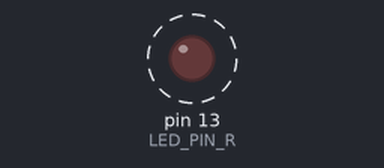
Bench run of a sketch on a simulated Arduino Uno, built with avr-gcc and run on an emulated ATmega328P. Shown: output pins drawn as LEDs (lit = HIGH). Dashed ring = blinking.

Above: at 0.2 s.
Timing chart, 0 to 3.0 s (numbered marks = the images above):
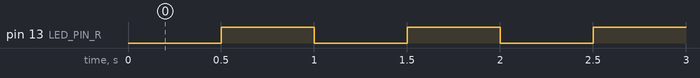

The sketch:

sketch_mar19a.ino
```cpp
#define LED_PIN_R 13
unsigned long previousMillis = 0; // 记录上一次变灯的时间
int state = LOW;          // 记录灯是亮还是灭

void setup() {
  Serial.begin(115200);
  pinMode(LED_PIN_R, OUTPUT);
}

void loop() {
  if (millis() - previousMillis >= 500) {
    previousMillis = millis();
    state = !state;
    digitalWrite(LED_PIN_R, state);
  }
}
```

Measured:
- by itself, pin 13 (LED_PIN_R): alternates HIGH for 0.50 s and LOW for 0.50 s
